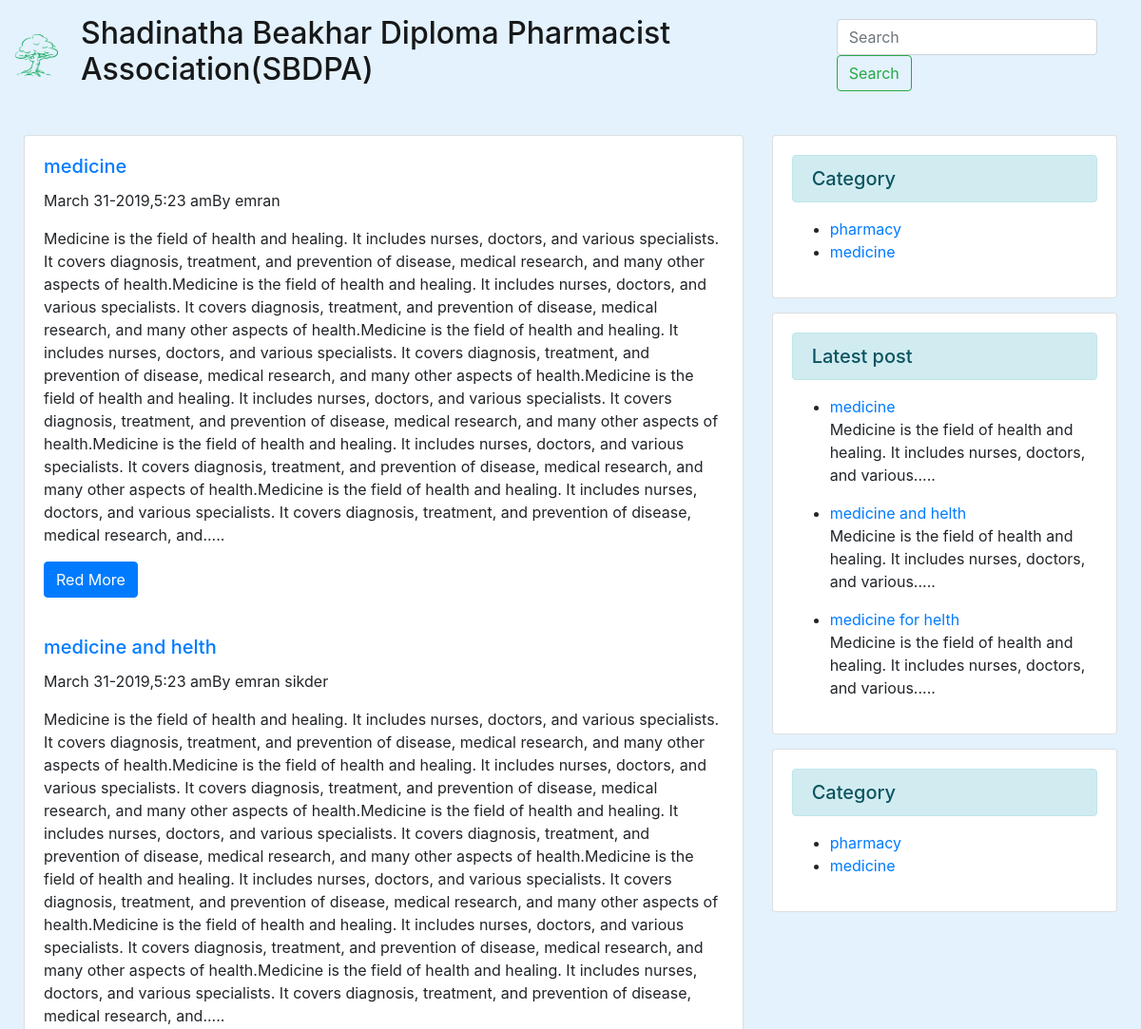
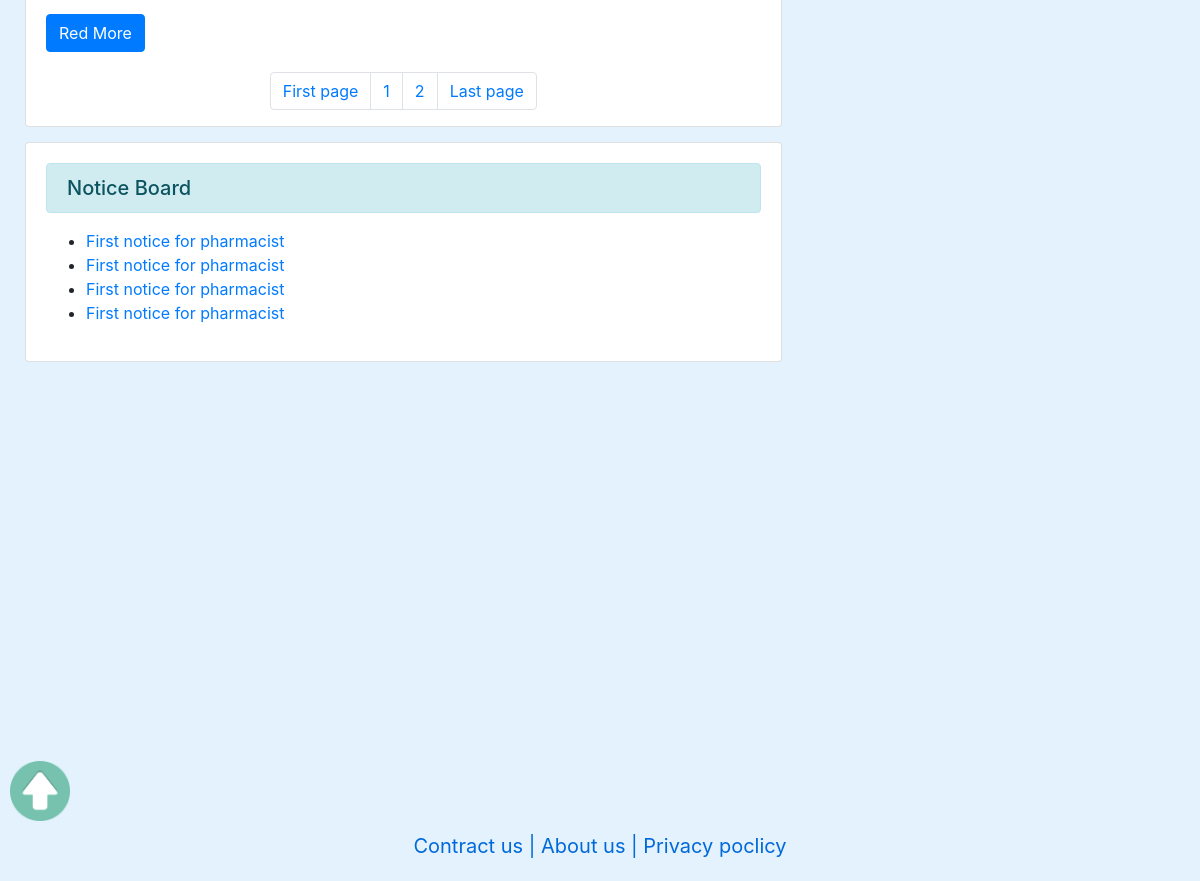
/posts.php?category=1, run on the app's committed database (2 pictures, top to bottom).
### tables this page shows
CREATE TABLE `tbl_post` (
  `id` int(11) NOT NULL,
  `cat` int(11) NOT NULL,
  `title` varchar(255) NOT NULL,
  `body` text NOT NULL,
  `author` varchar(50) NOT NULL,
  `tags` varchar(255) NOT NULL,
  `date` timestamp NOT NULL DEFAULT CURRENT_TIMESTAMP
);

CREATE TABLE `tbl_cat` (
  `id` int(11) NOT NULL,
  `name` varchar(60) NOT NULL
);

### database.php (called while the page is built, shortened)
<?php
Class Database{
	public $host   = DB_HOST;
	public $user   = DB_USER;
	public $pass   = DB_PASS;
	public $dbname = DB_NAME;
	public $link;
	private function connectDB(){
	$this->link = new mysqli($this->host, $this->user, $this->pass, $this->dbname);
 }
	public function select($query){
		$result = $this->link->query($query) or die($this->link->error.__LINE__);
		if($result->num_rows > 0){
			return $result;
		} else {
			return false;
		}
	}
}

### format.php (called while the page is built, shortened)
<?php
	class format{
		public function formatDate($date){
 			return date('F j-Y,g:i a',strtotime($date));
		}
		public function textShorten($text,$limit=1300){
			$text=$text." ";
			$text=substr($text,0,$limit);
			$text=substr($text,0,strrpos($text,' '));
			$text=$text.".....";
			return $text;
		}
	}
?>

### posts.php (the view, shortened to what this page needs)
<?php include "header.php" ?>
<?php
	if (!isset($_GET['category']) || $_GET['category']==NULL) {
		header("Location:404.php");
	}else{
		$category=$_GET['category'];
	}
 ?>
<div class="row two-colum-row navbar-light " style="background-color: #e3f2fd;">
  <div class="col-sm-8 two-colum-first ">
	<div class="card w-90 card-margin">
		<?php
			$total_page=1;
		?>
		<?php
			$query="select * from tbl_post where cat=$category";
			$post=$db->select($query);
			if($post){
				while($result=$post->fetch_assoc()){
		?>
	<div class="card-body">
		<h5 class="card-title"><a href="post.php?id=<?php echo $result['id']; ?>"><?php echo $result['title']; ?></a></h5>
		<p><?php echo $fm->formatDate($result['date']);?>By <?php echo $result['author']; ?></p>
	    <p class="card-text"><?php echo $fm->textShorten($result['body']); ?></p>
		<a href="post.php?id=<?php echo $result['id']; ?>" class="btn btn-primary">Red More</a>
	</div>
	<?php } ?>
	<nav aria-label="Page navigation example">
		<?php
				$query="select * from tbl_post where cat=$category";
				$result=$db->select($query);
				$total_rows=mysqli_num_rows($result);
				$total_pages=ceil($total_rows/$total_page);
		echo "<ul class='pagination justify-content-center'><li class='page-item'><a class='page-link' href='index.php?page=1' tabindex='-1'>".'First page'."</a></li>";
			for ($i=1; $i <=$total_pages; $i++) {
				echo "<li class='page-item'><a class='page-link' href='index.php?page=$i'>".$i."</a></li>";
			}
		echo "<li class='page-item'><a class='page-link' href='index.php?page=$total_pages'>".'Last page'."</a></li>
		</ul>" ?>
	</nav>
	<?php }else {header("Location:404.php");} ?>
	</div>
	<?php include "notice.php" ?>
  </div>
  <?php include "siderbar.php" ?>
</div>
<?php include "footer.php" ?>

### siderbar.php
<div class="col-sm-4 two-colum-second">
	<div class="card w-95 card-margin">
	<div class="card-body">
	<div class="alert alert-info" role="alert">
		<h5 class="card-title card-text">Category</h5>
	</div>
	<ul>
		<?php
		 $query="select * from tbl_cat";
		 $category=$db->select($query);
			if($category){
				while($result=$category->fetch_assoc()){
		 ?>
		<li><a href="posts.php?category=<?php echo $result['id']; ?>"><?php echo $result['name']; ?></a></li>
		<?php } }else {?>
		<li>No Category created</li>
		<?php } ?>
	</ul>
	</div>
	</div>
	<div class="card w-95 card-margin">
	<div class="card-body">
	<div class="alert alert-info" role="alert">
		<h5 class="card-title card-text">Latest post</h5>
	</div>
	<ul>
		<?php
		 $query="select * from tbl_post limit 7";
		 $category=$db->select($query);
			if($category){
				while($result=$category->fetch_assoc()){
		 ?>
		<li><a href="post.php?id=<?php echo $result['id']; ?>"><?php echo $result['title']; ?></a></li>
		<?php echo $fm->textShorten($result['body'],100); ?>
		<?php } }?>
	</ul>
	</div>
  </div>
  <div class="card w-95 card-margin">
	<div class="card-body">
	<div class="alert alert-info" role="alert">
		<h5 class="card-title card-text">Category</h5>
	</div>
	<ul>
		<?php
		 $query="select * from tbl_cat";
		 $category=$db->select($query);
			if($category){
				while($result=$category->fetch_assoc()){
		 ?>
		<li><a href="posts.php?category=<?php echo $result['id']; ?>"><?php echo $result['name']; ?></a></li>
		<?php } }else {?>
		<li>No Category created</li>
		<?php } ?>
	</ul>
	</div>
	</div>

### css/myStyle.css (style rules this page uses)
.two-colum-row { margin: 0px; padding:10px; }
.two-colum-first { padding-top: 15px; padding-bottom:5px; }
.two-colum-second { padding-top: 15px; padding-bottom:5px; }
.card-margin { margin-bottom:15px; }

### data on the page
tbl_post: title "medicine", date "March 31-2019,5:23 am", author "emran", body "Medicine is the field of health and healing. It includes nurses, doctors, and various specialists. It covers diagnosis, treatment, and prevention of disease, medical research, and many other aspects of health. Medicine is the field of health and healing. It includes nurses, doctors, and various specialists. It covers diagnosis, treatment, and prevention of disease, medical research, and many other aspects of health. Medicine is the field of health and healing. It includes nurses, doctors, and various specialists. It covers diagnosis, treatment, and prevention of disease, medical research, and many other aspects of health. Medicine is the field of health and healing. It includes nurses,…", body "Medicine is the field of health and healing. It includes nurses, doctors, and various....."
tbl_post: title "medicine and helth", date "March 31-2019,5:23 am", author "emran sikder", body "Medicine is the field of health and healing. It includes nurses, doctors, and various specialists. It covers diagnosis, treatment, and prevention of disease, medical research, and many other aspects of health. Medicine is the field of health and healing. It includes nurses, doctors, and various specialists. It covers diagnosis, treatment, and prevention of disease, medical research, and many other aspects of health. Medicine is the field of health and healing. It includes nurses, doctors, and various specialists. It covers diagnosis, treatment, and prevention of disease, medical research, and many other aspects of health. Medicine is the field of health and healing. It includes nurses,…", body "Medicine is the field of health and healing. It includes nurses, doctors, and various....."
tbl_cat: name "pharmacy"
tbl_cat: name "medicine"
tbl_post: title "medicine for helth", body "Medicine is the field of health and healing. It includes nurses, doctors, and various....."
